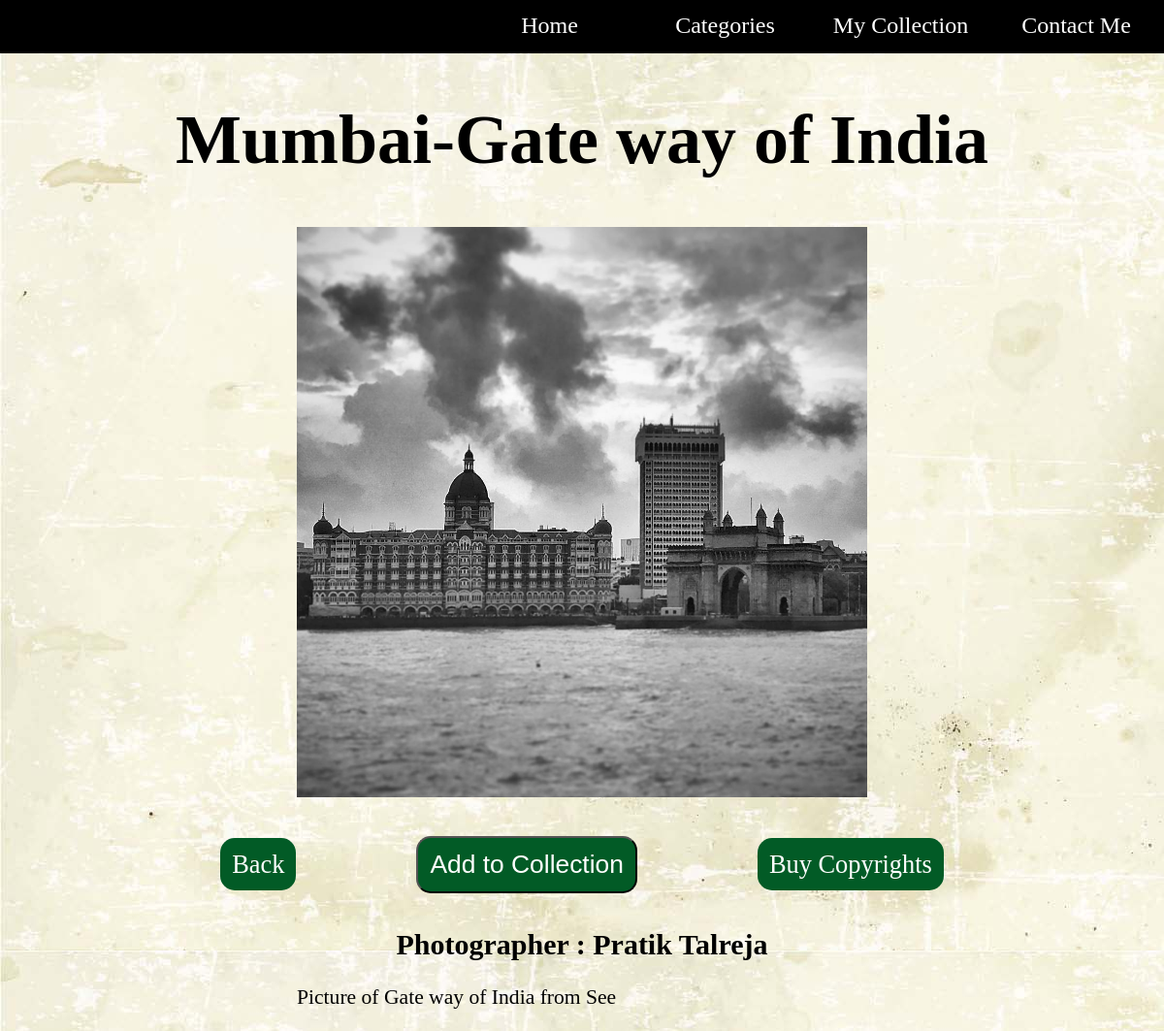
The page /details/4/ (signed in) on the database its author committed.
### home/models.py (models this page shows, shortened)
class Photo(models.Model):
    format_of_tags = (
        ('PNG', 'PNG'),
        ('JPG', 'JPG'),
        ('JPEG', 'JPEG'),
        ('Exif', 'Exif'),
        ('GIF', 'GIF'),
        ('WEBP', 'WEBP'),
        ('SVG', 'SVG'),
    )
    title = models.CharField(max_length=150)
    format = models.CharField(max_length=20, choices=format_of_tags, blank=False)
    tags = models.CharField(max_length=250)
    original_pic = models.ImageField()
    description = models.CharField(max_length=1000)
    photographer = models.ForeignKey('Photographer', on_delete=models.CASCADE)
    category = models.ForeignKey('Categories', on_delete=models.CASCADE, default=0)

class Photographer(models.Model):
    photographer_name = models.CharField(max_length=150)
    city = models.CharField(max_length=50)
    email_id = models.EmailField()
    details = models.CharField(max_length=1000)
    def __str__(self):
        return self.photographer_name  # this Function adds name as Given Name of Photographer

### home/views.py (the view, shortened to what this page needs)
# urls.py: url(r'^details/(?P<photo_id>[0-9]+)/$', views.details, name='details'),    # home/<photo_id>
def details(request, photo_id):
    photo = get_object_or_404(Photo, pk=photo_id)
    collected_pic = Coll.objects.filter(user=request.user, photo=photo_id)
    template = loader.get_template('details.html')
    context['photo_id'] = photo_id
    context['photo'] = photo
    context['button_text'] = 'Add to Collection'
    if collected_pic:
        context['button_text'] = 'Remove From Collection'
    return HttpResponse(template.render(context, request))

### home/context_processors.py (called while the page is built)
def categories_processor(request):
    categories = Categories.objects.all()
    return {'categories': categories}

### home/models.py (called while the page is built)
    def __str__(self):
        return self.category_name

### home/templates/details.html (shortened to what this page needs)
{% extends 'base.html' %}
{% block content %}
  {% load static %}
  <link rel="stylesheet" href="{% static 'home/detailstyle.css' %}">
  <h1 class='title' align="center">{{ photo.title }}</h1>
  <img src="{{ photo.original_pic.url }}" alt="Image not Found">
  <div class="buttonPanel">
    <a href="#" class="but" align="center">Back</a>
    <form action="" method="post">
      <input type="submit" class="but" name="submit" value="{{ button_text }}"></submit>
    </form>
    <a href="#" class="but" align="center" onclick="document.getElementById('pay').style.display='block'">Buy Copyrights</a>
  </div>
  <h2 align="center">Photographer : {{ photo.photographer }}</h2>
  <div class="desc"><p>{{ photo.description }}</p>
  </div>
{% endblock %}

### static/PicMesh/style.css (style rules this page uses)
body { margin: 0px; padding: 0px; font-family: serif; background: url(back.jpg); border-style: none; width: inherit; }
a { text-decoration: none; }

### home/static/home/detailstyle.css (style rules this page uses)
h1 { font-size: 6vw; }
img { margin-bottom: 40px; margin-left: auto; margin-right: auto; display: block; width: 49vw; height: 49vw; }
h2 { font-size: 2.5vw; margin-top: 3vw; }
.desc { margin-left: auto; margin-right: auto; width: 49vw; font-family: cursive; font-size: 1.8vw; }
.buttonPanel { text-align:center; }
.but { padding: 1vw; font-size: 2.2vw; margin-left: 5vw; margin-right: 5vw; background-color: rgb(2, 91, 38); text-decoration: none; color: rgb(255, 255, 255); border-radius: 15px; }
form { display: inline; }

### rows shown on the page
Photo: title "Mumbai-Gate way of India", original_pic (picture), photographer "Pratik Talreja", description "Picture of Gate way of India from See"
